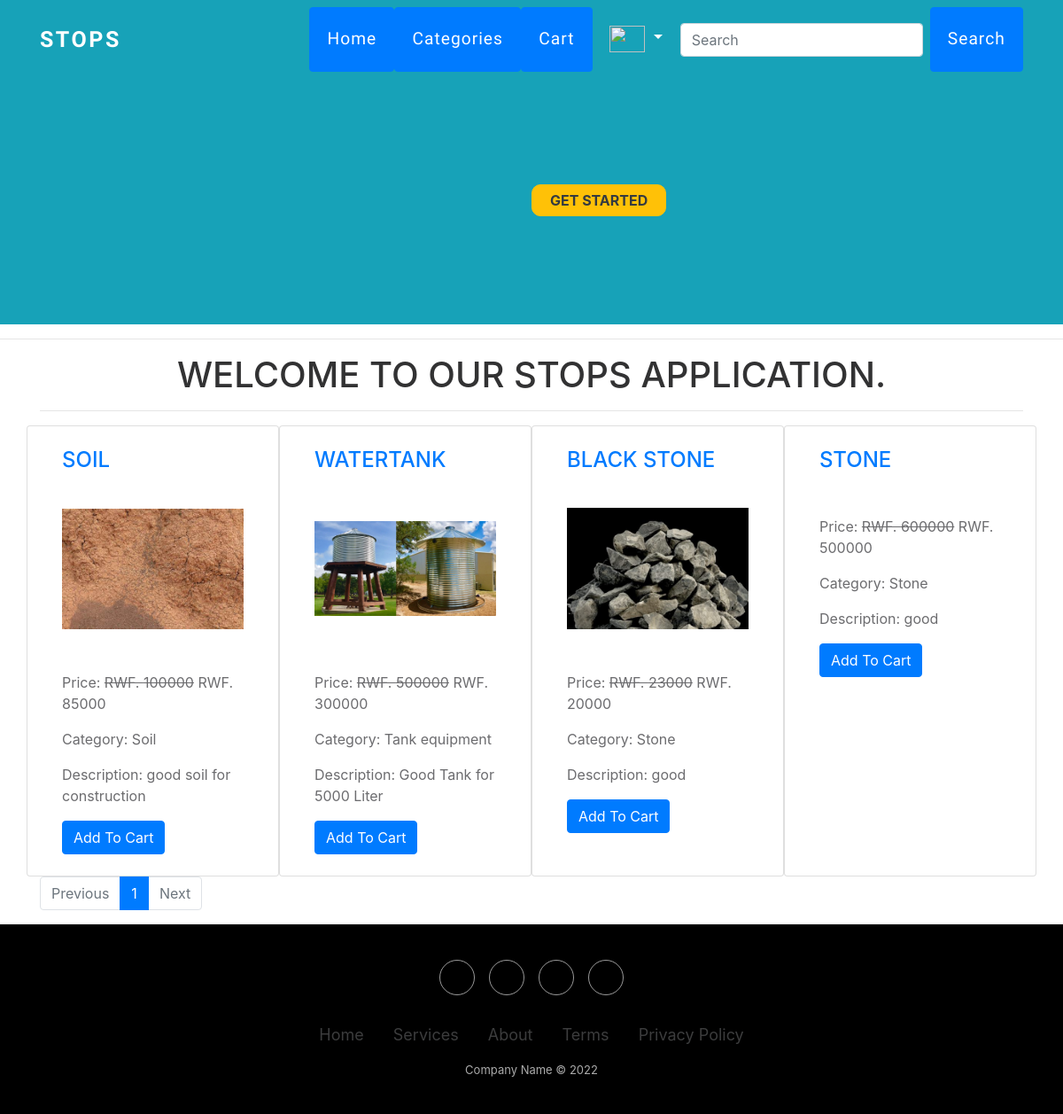
Before: / with the older database file.
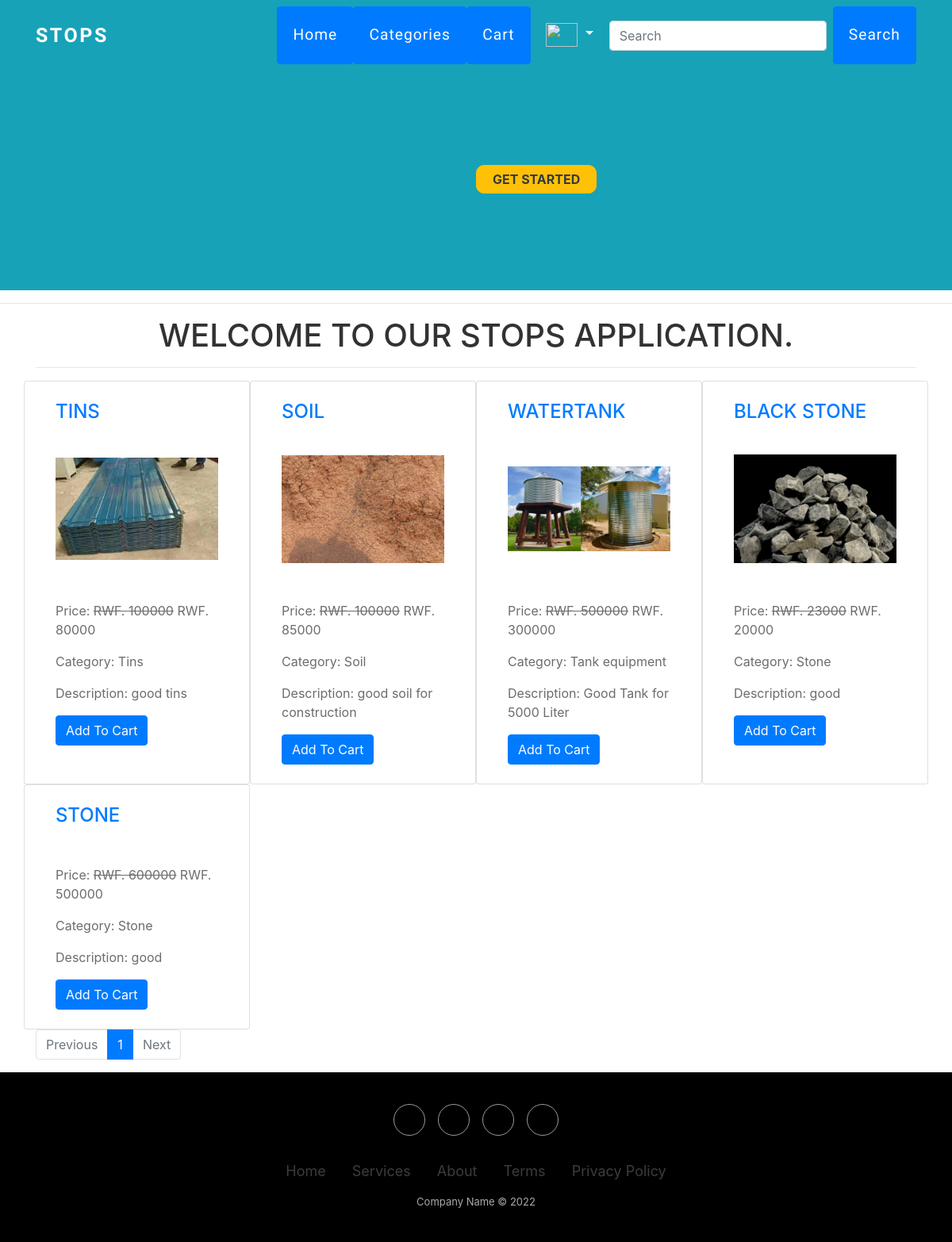
After: the same page with the newer database file.
### ecomapp/models.py (models this page shows, shortened)
class Product(models.Model):
    title = models.CharField(max_length=200)
    slug = models.SlugField(unique=True)
    category = models.ForeignKey(Category, on_delete=models.CASCADE)
    image = models.ImageField(upload_to="products")
    marked_price = models.PositiveIntegerField()
    selling_price = models.PositiveIntegerField()
    description = models.TextField()
    warranty = models.CharField(max_length=300, null=True, blank=True)
    return_policy = models.CharField(max_length=300, null=True, blank=True)
    view_count = models.PositiveIntegerField(default=0)
    productowner=models.CharField(User.get_full_name, max_length=300, default="ihamegrbt@gmail.com")

class Category(models.Model):
    title = models.CharField(max_length=200)
    slug = models.SlugField(unique=True)
    def __str__(self):
        return self.title

### ecomapp/views.py (the view)
# urls.py: path("", HomeView.as_view(), name="home"),
class HomeView(EcomMixin, TemplateView):
    template_name = "home.html"
    def get_context_data(self, **kwargs):
        context = super().get_context_data(**kwargs)
        context['myname'] = "Dipak Niroula"
        all_products = Product.objects.all().order_by("-id")
        paginator = Paginator(all_products, 8)
        page_number = self.request.GET.get('page')
        print(page_number)
        product_list = paginator.get_page(page_number)
        context['product_list'] = product_list
        return context

### ecomapp/views.py (called while the page is built)
    def dispatch(self, request, *args, **kwargs):
        cart_id = request.session.get("cart_id")
        if cart_id:
            cart_obj = Cart.objects.get(id=cart_id)
            if request.user.is_authenticated and request.user.customer:
                cart_obj.customer = request.user.customer
                cart_obj.save()
        return super().dispatch(request, *args, **kwargs)

### templates/home.html (shortened to what this page needs)
{% extends 'base.html' %}
{% block content %}
<div class="container">
    <h1 class="text-center">WELCOME TO OUR STOPS APPLICATION. </h1>
    <hr>
    <div class="row mt-3">
        {% for p in product_list %}
        <div class="col-md-3 card">
            <div class="m-4">
                <h4><a href="{% url 'ecomapp:productdetail' p.slug %}">{{p.title}}</a></h4>
                <img src="{{p.image.url}}" alt="" class="img-fluid" style="height: 200px; object-fit: contain;">
                <p class="mt-3">Price: <strike>RWF. {{p.marked_price}}</strike> RWF. {{p.selling_price}}</p>
                <p>Category: {{p.category}}</p> <p>Description: {{p.description}}</p>
                <a href="{% url 'ecomapp:addtocart' p.id %}" class="btn btn-primary">Add To Cart</a>
            </div>
        </div>
        {% endfor %}
    </div>
    <nav aria-label="...">
        <ul class="pagination">
            {% if product_list.has_previous %}
            <li class="page-item">
                <a class="page-link" href="?page={{ product_list.previous_page_number }}">Previous</a>
              </li>
            {% else %}
            <li class="page-item disabled">
                <a class="page-link" href="#" tabindex="-1" aria-disabled="true">Previous</a>
            </li>
            {% endif %}
            {% for i in product_list.paginator.page_range %}
            {% if i == product_list.number %}
            <li class="page-item active"><a class="page-link">{{i}}</a></li>
            {% else %}
            <li class="page-item"><a class="page-link" href="?page={{i}}">{{i}}</a></li>
            {% endif %}
            {% endfor %}
            {% if product_list.has_next %}
            <li class="page-item">
                <a class="page-link" href="?page={{ product_list.next_page_number }}">Next</a>
            </li>
            {% else %}
            <li class="page-item disabled">
                <a class="page-link" href="#" tabindex="-1" aria-disabled="true">Next</a>
            </li>
            {% endif %}
        </ul>
      </nav>
</div>
{% endblock %}

Changed rows visible on the page:
added Product: title "TINS", image (picture), marked_price "100000", selling_price "80000", category "Tins", description "good tins"
